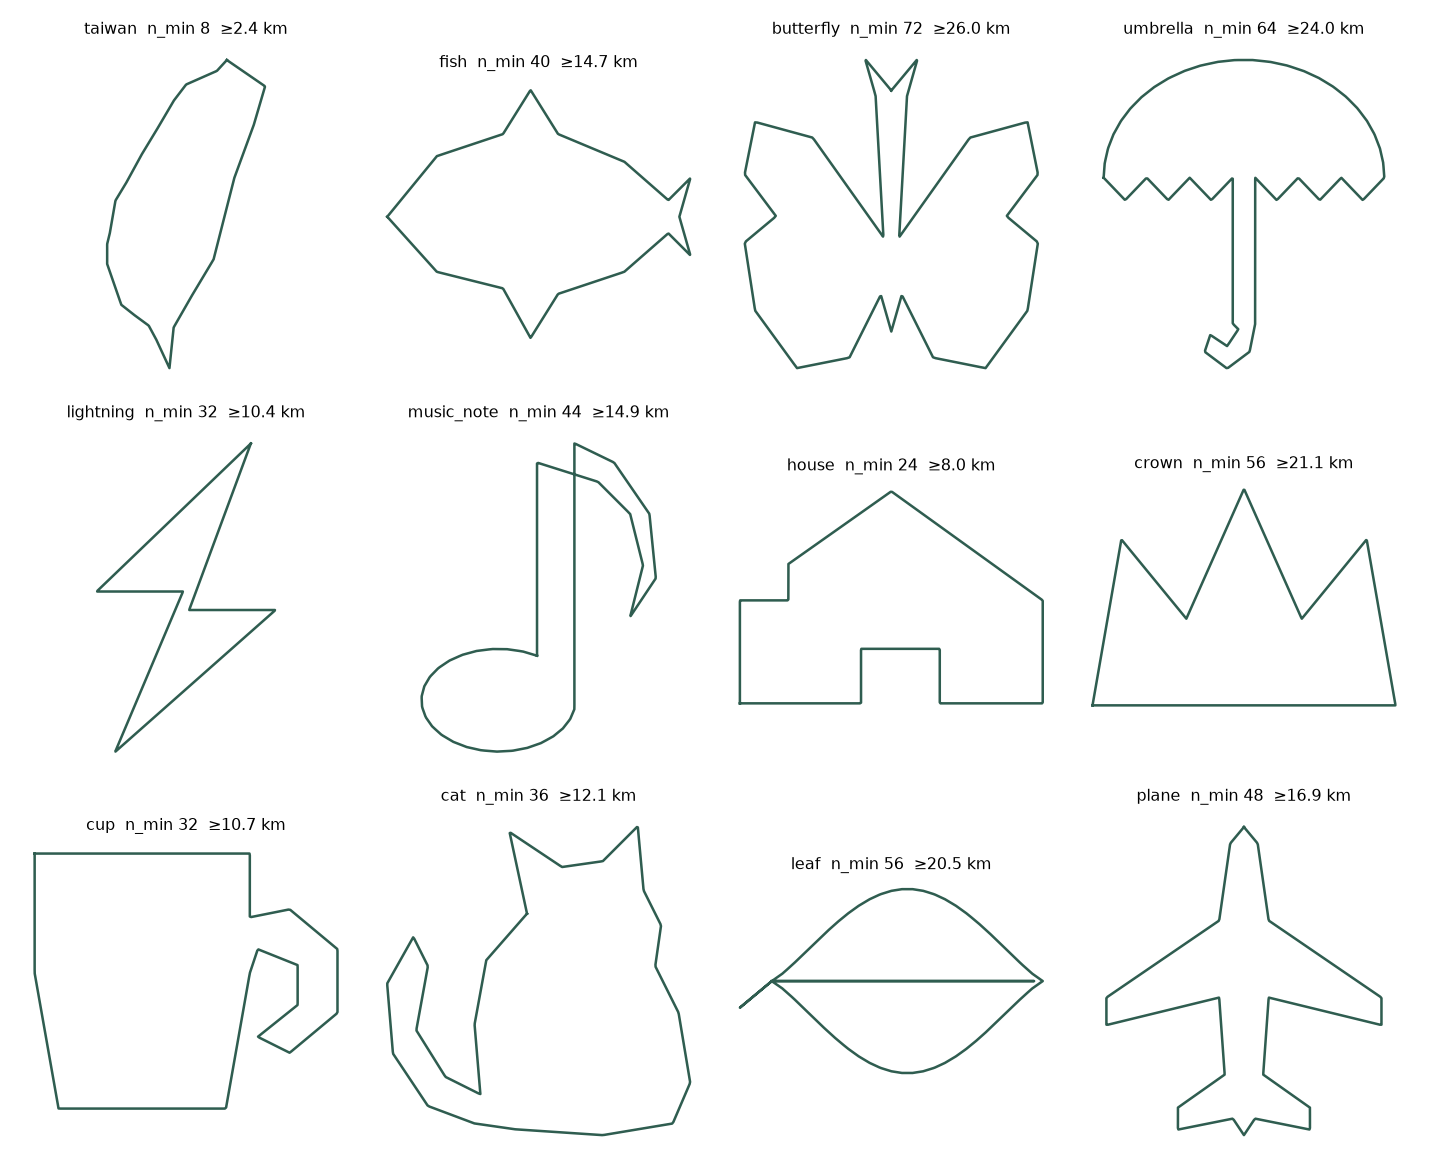

Reproduce this figure in Python.
"""
A wider library of target shapes.

Five shapes was enough to test the pipeline and is not enough to be worth
riding. These are chosen against what the project has measured rather than by
what looks good on a screen:

POC 20 - the identity has to be in the OUTLINE. That is why there is no
Mona Lisa and no portrait: their identity is tone, and an outline of one is an
outline of nobody. Everything here is something you would still know from its
silhouette alone.

POC 29 - the recognition threshold is per shape and nothing predicts it from
geometry, so every shape here starts on the pooled 0.201 and is marked
unmeasured until raters see it. Distinctiveness does NOT buy a higher
threshold: the crescent is the most distinctive shape in the old library and
has nearly the lowest.

route_feasibility - a shape's floor is n_min x street_scale x detour, and
n_min comes from the outline's own detail. Anything needing more distance than
a person will ride is not a shape this product has, however good it looks. The
floors are printed by running this module, and that is the filter.

Coordinates are plain polygons, y up, any scale: shape_library normalises.
"""

from __future__ import annotations

import math

import numpy as np

# Taiwan, from real coastal anchors (lon, lat), longitude squeezed by cos(23.5)
# so the island keeps the proportions it has on a map rather than the ones it
# has in raw degrees.
_TAIWAN_LONLAT = [
    (121.54, 25.30), (122.00, 25.01), (121.87, 24.60), (121.63, 24.00),
    (121.38, 23.10), (121.15, 22.75), (120.90, 22.35), (120.85, 21.90),
    (120.70, 22.20), (120.60, 22.37), (120.45, 22.47), (120.27, 22.60),
    (120.10, 23.05), (120.10, 23.27), (120.13, 23.38), (120.20, 23.75),
    (120.32, 23.93), (120.51, 24.25), (120.67, 24.49), (120.90, 24.85),
    (121.05, 25.03), (121.42, 25.18),
]


def taiwan() -> np.ndarray:
    k = math.cos(math.radians(23.5))
    return np.array([(lon * k, lat) for lon, lat in _TAIWAN_LONLAT])


def fish() -> np.ndarray:
    """Body, tail fin, dorsal and lower fin. No eye - an eye is not an outline."""
    return np.array([
        (0.00, 0.00), (0.18, 0.22), (0.42, 0.30), (0.52, 0.46), (0.62, 0.30),
        (0.86, 0.20), (1.02, 0.06), (1.10, 0.14), (1.06, 0.00), (1.10, -0.14),
        (1.02, -0.06), (0.86, -0.20), (0.62, -0.28), (0.52, -0.44),
        (0.42, -0.26), (0.18, -0.20),
    ])


def butterfly() -> np.ndarray:
    """Two wing pairs meeting at a narrow body, plus antennae."""
    right = [
        (0.03, 0.06), (0.30, 0.44), (0.52, 0.50), (0.56, 0.30), (0.44, 0.14),
        (0.56, 0.04), (0.52, -0.22), (0.36, -0.44), (0.16, -0.40), (0.04, -0.16),
    ]
    pts = [(0.00, 0.62), (0.10, 0.74), (0.06, 0.60)]          # right antenna
    pts += right
    pts += [(0.00, -0.30)]                                     # abdomen tip
    pts += [(-x, y) for x, y in reversed(right)]
    pts += [(-0.06, 0.60), (-0.10, 0.74), (0.00, 0.62)]        # left antenna
    return np.array(pts)


def umbrella() -> np.ndarray:
    """Canopy over a hooked shaft, as ONE closed path.

    Drawn in the order the pen would move: over the dome to the right tip, back
    along the scalloped rim to the centre, down the shaft and round the hook,
    back up the far side of the shaft, then the rest of the rim to the left tip.
    The first attempt drew the dome, the rim and the shaft as three independent
    runs of points and the result crossed itself twice - a closed outline has
    one path and that constraint has to be designed in, not patched after.
    """
    dome = [(0.5 * math.cos(t), 0.42 * math.sin(t))
            for t in np.linspace(math.pi, 0, 26)]
    def scallops(x_from, x_to):
        out = []
        n = 3
        for i in range(n):
            a = x_from + (x_to - x_from) * i / n
            b = x_from + (x_to - x_from) * (i + 1) / n
            out.append(((a + b) / 2, -0.08))
            out.append((b, 0.00))
        return out
    right_rim = scallops(0.50, 0.04)
    left_rim = scallops(-0.04, -0.50)
    shaft = [(0.04, -0.52), (0.02, -0.62), (-0.06, -0.68), (-0.14, -0.62),
             (-0.12, -0.56), (-0.06, -0.60), (-0.02, -0.54), (-0.04, -0.52),
             (-0.04, 0.00)]
    return np.array(dome + right_rim + shaft + left_rim)


def music_note() -> np.ndarray:
    """A quaver as one closed path: round the head, up the stem, out the flag.

    The stem's two edges START and END on the head's rim, at 60 and -10 degrees,
    so the head is traced the long way round between them and nothing crosses.
    Laying a rectangle over a full ellipse instead - the obvious construction -
    puts the stem's near edge inside the head, and the note reads as a cracked
    egg.
    """
    cx, cy, rx, ry = -0.16, -0.34, 0.24, 0.16
    def on_head(deg):
        a = math.radians(deg)
        return (cx + rx * math.cos(a), cy + ry * math.sin(a))
    head = [on_head(d) for d in np.linspace(60, 350, 26)]
    stem_up = [on_head(350), (on_head(350)[0], 0.46)]
    flag = [(0.20, 0.40), (0.31, 0.24), (0.33, 0.04), (0.25, -0.08),
            (0.29, 0.08), (0.25, 0.24), (0.15, 0.34), (on_head(60)[0], 0.40)]
    return np.array(head + stem_up + flag)


def cat() -> np.ndarray:
    """A cat sitting in profile: two ears, a back curve, a tail up the side.

    Replaces a key, which needs its hole to read as a key - and a hole is a
    second contour, which a single closed outline cannot carry. The rule is the
    same one POC 20 found for portraits: if the identity is not in the silhouette
    it does not belong here.
    """
    pts = [
        (-0.16, 0.18), (-0.22, 0.46), (-0.04, 0.34),            # left ear
        (0.10, 0.36), (0.22, 0.48), (0.24, 0.26),               # right ear
        (0.30, 0.14), (0.28, 0.00),                             # cheek, neck
        (0.36, -0.16), (0.40, -0.40), (0.34, -0.54),            # chest, front paw
        (0.10, -0.58), (-0.20, -0.56),                          # base
        # Tail as a TAPERING stroke - the outward edge curls up and the return
        # edge comes back strictly inside it. Drawn as a single wandering line
        # the return crossed the haunch and the cat grew a loop through its own
        # back.
        (-0.34, -0.54), (-0.50, -0.48), (-0.62, -0.30),
        (-0.64, -0.06), (-0.55, 0.10),                          # tail tip
        (-0.50, 0.00), (-0.54, -0.22), (-0.44, -0.38), (-0.32, -0.44),
        (-0.34, -0.20), (-0.30, 0.02),                          # back
    ]
    return np.array(pts)


def lightning() -> np.ndarray:
    return np.array([
        (0.22, 0.50), (-0.28, 0.02), (0.00, 0.02), (-0.22, -0.50),
        (0.30, -0.04), (0.02, -0.04),
    ])


def house() -> np.ndarray:
    return np.array([
        (-0.50, -0.20), (-0.50, 0.14), (-0.34, 0.14), (-0.34, 0.26),
        (0.00, 0.50), (0.50, 0.14), (0.50, -0.20), (0.16, -0.20),
        (0.16, -0.02), (-0.10, -0.02), (-0.10, -0.20),
    ])


def crown() -> np.ndarray:
    return np.array([
        (-0.50, -0.26), (-0.42, 0.20), (-0.24, -0.02), (-0.08, 0.34),
        (0.08, -0.02), (0.26, 0.20), (0.34, -0.26),
    ])


def cup() -> np.ndarray:
    """A mug seen from the side, handle included - the handle is the giveaway."""
    body = [(-0.34, 0.30), (0.20, 0.30), (0.20, 0.14)]
    handle = [(0.30, 0.16), (0.42, 0.06), (0.42, -0.10), (0.30, -0.20),
              (0.22, -0.16), (0.32, -0.08), (0.32, 0.02), (0.22, 0.06)]
    rest = [(0.20, 0.00), (0.14, -0.34), (-0.28, -0.34), (-0.34, 0.00)]
    return np.array(body + handle + rest)


def leaf(veins: int = 0) -> np.ndarray:
    """A leaf WITH its midrib and side veins, as one closed route.

    Without veins this was just a pointed ellipse and read as an eye or a
    lens - the first version was rejected on exactly that. A leaf's identity is
    the venation, not the silhouette, which is the one case where POC 20's rule
    points inward: the inside marks ARE the outline here, not shading.

    A closed route can draw an interior line by going out along it and back,
    which costs twice its length and nothing else - the same out-and-back
    `multi_contour.merge` uses for its connectors. So the path runs the whole
    blade, then walks the midrib tip to tip, branching off to each vein root
    and returning, and comes back to where it started.

    The price is steep and it is the reason `leaf` ships with the midrib alone:

        midrib only   n_min  56   >= 21 km
        1 pair        n_min 136   >= 61 km
        2 pairs       n_min 188   >= 90 km

    The midrib by itself is already enough to stop it reading as an eye, for a
    distance somebody will actually ride. The full venation was built, fitted
    and dropped: a 2-pair leaf asked for at 100 km came back 79.7 km at a shape
    distance of 0.250, with the side veins landing as blobs - past the pooled
    recognition threshold, so the street network cannot draw them and shipping
    it would only sell a 90 km ride that does not work.

    Note the 2-pairs-but-shorter variant costs MORE, not less - n_min 208
    against 188, 107 km against 90 - because a shorter vein is a FINER feature,
    and n_min tracks the finest feature rather than the total amount of ink.
    """
    def edge(t, sign):
        return (t - 0.5, sign * 0.34 * math.sin(math.pi * t) ** 1.2)

    blade = [edge(t, 1) for t in np.linspace(0, 1, 26)]
    blade += [edge(t, -1) for t in np.linspace(1, 0, 26)]
    stem = [(-0.62, -0.10), (-0.5, 0.0)]

    # Midrib left tip to right tip, dropping a vein each side on the way.
    path = list(blade) + stem
    for i in range(veins + 1 if veins else 0):
        t = 0.12 + 0.72 * i / veins
        base = (t - 0.5, 0.0)
        path.append(base)
        if i == veins:
            break
        for sign in (1, -1):
            # Out to the blade and back: a vein reaching about two thirds of
            # the way to the edge, angled forward the way a real one runs.
            tip_t = min(0.97, t + 0.13)
            ex, ey = edge(tip_t, sign)
            path.append((base[0] + (ex - base[0]) * 0.72,
                         base[1] + (ey - base[1]) * 0.72))
            path.append(base)
    path.append((0.47, 0.0))          # midrib reaches the tip
    path += [(t - 0.5, 0.0) for t in np.linspace(0.97, 0.0, 8)]   # and back
    return np.array(path)


def plane() -> np.ndarray:
    """From above: fuselage, swept wings, tailplane."""
    right = [(0.05, 0.50), (0.09, 0.22), (0.50, -0.06), (0.50, -0.16),
             (0.09, -0.06), (0.07, -0.34), (0.24, -0.46), (0.24, -0.54),
             (0.04, -0.50)]
    pts = [(0.00, 0.56)] + right + [(0.00, -0.56)]
    pts += [(-x, y) for x, y in reversed(right)]
    return np.array(pts)


PACK = {
    "taiwan": taiwan, "fish": fish, "butterfly": butterfly,
    "umbrella": umbrella, "lightning": lightning, "music_note": music_note,
    "house": house, "crown": crown, "cup": cup, "cat": cat,
    "leaf": leaf, "plane": plane,
}

LABELS = {
    "taiwan": "台灣", "fish": "魚", "butterfly": "蝴蝶", "umbrella": "雨傘",
    "lightning": "閃電", "music_note": "音符", "house": "房子",
    "crown": "皇冠", "cup": "咖啡杯", "cat": "貓", "leaf": "葉子",
    "plane": "飛機",
}


def install() -> list:
    """Register every shape in the pack with shape_library."""
    import shape_library as sl
    for name, fn in PACK.items():
        sl.register(name, fn())
    return list(PACK)


if __name__ == "__main__":
    import matplotlib
    matplotlib.use("Agg")
    import matplotlib.pyplot as plt
    names = install()
    import route_feasibility as rf
    fig, axes = plt.subplots(3, 4, figsize=(11, 9))
    print(f"{'shape':12s}{'n_min':>7}{'min km':>9}{'at 30 km':>10}")
    import shape_library as sl
    for ax, name in zip(axes.ravel(), names):
        xy = sl.resample_by_arclength(name, 600)
        xy = np.vstack([xy, xy[:1]])
        ax.plot(xy[:, 0], xy[:, 1], lw=1.4, color="#2f5d50")
        n, floor = rf.n_min(name), rf.min_distance_km(name)
        p = rf.plan(name, 30.0)
        ax.set_title(f"{name}  n_min {n}  ≥{floor:.1f} km", fontsize=9)
        ax.set_aspect("equal"); ax.axis("off")
        print(f"{name:12s}{n:>7}{floor:>9.1f}"
              f"{(str(p.points) + ' pts') if p.feasible else '  too small':>10}")
    fig.tight_layout()
    fig.savefig("shape_pack.png", dpi=130)
    print("\nwrote shape_pack.png")
